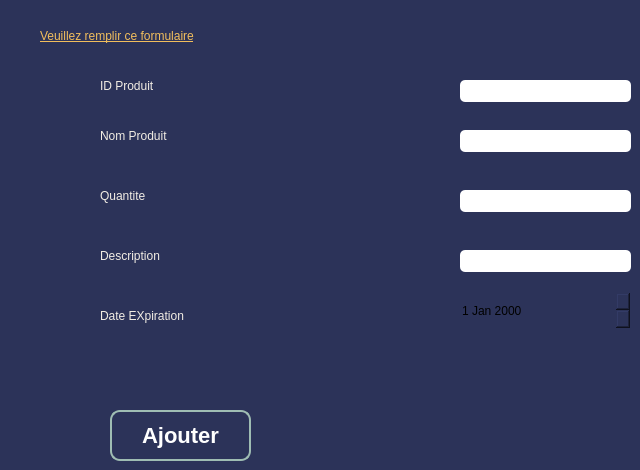
      <widget class="QWidget" name="tab_4">
       <property name="styleSheet">
        <string notr="true">background-color: rgb(44, 51, 89);
border-radius: 10px;
</string>
       </property>
       <attribute name="title">
        <string>Ajouter</string>
       </attribute>
       <widget class="QLineEdit" name="le_description_produit">
        <property name="geometry">
         <rect>
          <x>460</x>
          <y>250</y>
          <width>171</width>
          <height>22</height>
         </rect>
        </property>
        <property name="styleSheet">
         <string notr="true">QLineEdit{
    background-color: white;
    box-shadow: 2px 0.5px 5px 1px inset black;
    border-radius: 5px;
    width: 70%;
    padding-right: 10px;
    padding-left: 10px;
    text-align: left;
    color: #000;
    font-size:inherit;
    font-family: Arial, Helvetica, sans-serif;  
    font-weight:normal;
    font-variant:normal;
}
QLineEdit::hover{  color: black ;
background-color:orange;}
QLineEdit::focus{  color: black ;
background-color:white;}</string>
        </property>
       </widget>
       <widget class="QLineEdit" name="le_nom_produit">
        <property name="geometry">
         <rect>
          <x>460</x>
          <y>130</y>
          <width>171</width>
          <height>22</height>
         </rect>
        </property>
        <property name="styleSheet">
         <string notr="true">QLineEdit{
    background-color: white;
    box-shadow: 2px 0.5px 5px 1px inset black;
    border-radius: 5px;
    width: 70%;
    padding-right: 10px;
    padding-left: 10px;
    text-align: left;
    color: #000;
    font-size:inherit;
    font-family: Arial, Helvetica, sans-serif;  
    font-weight:normal;
    font-variant:normal;
}
QLineEdit::hover{  color: black ;
background-color:orange;}
QLineEdit::focus{  color: black ;
background-color:white;}</string>
        </property>
       </widget>
       <widget class="QLabel" name="label_17">
        <property name="geometry">
         <rect>
          <x>100</x>
          <y>180</y>
          <width>191</width>
          <height>31</height>
         </rect>
        </property>
        <property name="styleSheet">
         <string notr="true">font:  75 24pt &quot;Times New Roman&quot;;
color: rgb(242, 237, 228);</string>
        </property>
        <property name="text">
         <string>Quantite</string>
        </property>
       </widget>
       <widget class="QLabel" name="label_18">
        <property name="geometry">
         <rect>
          <x>100</x>
          <y>70</y>
          <width>181</width>
          <height>31</height>
         </rect>
        </property>
        <property name="styleSheet">
         <string notr="true">font:  75 24pt &quot;Times New Roman&quot;;
color: rgb(242, 237, 228);</string>
        </property>
        <property name="text">
         <string>ID Produit</string>
        </property>
       </widget>
       <widget class="QLabel" name="label_19">
        <property name="geometry">
         <rect>
          <x>100</x>
          <y>110</y>
          <width>211</width>
          <height>51</height>
         </rect>
        </property>
        <property name="styleSheet">
         <string notr="true">font:  75 24pt &quot;Times New Roman&quot;;
color: rgb(242, 237, 228);</string>
        </property>
        <property name="text">
         <string>Nom Produit</string>
        </property>
       </widget>
       <widget class="QLineEdit" name="le_quant_produit">
        <property name="geometry">
         <rect>
          <x>460</x>
          <y>190</y>
          <width>171</width>
          <height>22</height>
         </rect>
        </property>
        <property name="styleSheet">
         <string notr="true">QLineEdit{
    background-color: white;
    box-shadow: 2px 0.5px 5px 1px inset black;
    border-radius: 5px;
    width: 70%;
    padding-right: 10px;
    padding-left: 10px;
    text-align: left;
    color: #000;
    font-size:inherit;
    font-family: Arial, Helvetica, sans-serif;  
    font-weight:normal;
    font-variant:normal;
}
QLineEdit::hover{  color: black ;
background-color:orange;}
QLineEdit::focus{  color: black ;
background-color:white;}</string>
        </property>
       </widget>
       <widget class="QLabel" name="label_20">
        <property name="geometry">
         <rect>
          <x>100</x>
          <y>240</y>
          <width>191</width>
          <height>31</height>
         </rect>
        </property>
        <property name="styleSheet">
         <string notr="true">font:  75 24pt &quot;Times New Roman&quot;;
color: rgb(242, 237, 228);</string>
        </property>
        <property name="text">
         <string>Description</string>
        </property>
       </widget>
       <widget class="QLabel" name="label_21">
        <property name="geometry">
         <rect>
          <x>100</x>
          <y>300</y>
          <width>271</width>
          <height>31</height>
         </rect>
        </property>
        <property name="styleSheet">
         <string notr="true">font:  75 24pt &quot;Times New Roman&quot;;
color: rgb(242, 237, 228);</string>
        </property>
        <property name="text">
         <string>Date EXpiration</string>
        </property>
       </widget>
       <widget class="QLineEdit" name="le_id_produit">
        <property name="geometry">
         <rect>
          <x>460</x>
          <y>80</y>
          <width>171</width>
          <height>22</height>
         </rect>
        </property>
        <property name="styleSheet">
         <string notr="true">QLineEdit{
    background-color: white;
    box-shadow: 2px 0.5px 5px 1px inset black;
    border-radius: 5px;
    width: 70%;
    padding-right: 10px;
    padding-left: 10px;
    text-align: left;
    color: #000;
    font-size:inherit;
    font-family: Arial, Helvetica, sans-serif;  
    font-weight:normal;
    font-variant:normal;
}
QLineEdit::hover{  color: black ;
background-color:orange;}
QLineEdit::focus{  color: black ;
background-color:white;}</string>
        </property>
        <property name="text">
         <string/>
        </property>
       </widget>
       <widget class="QDateEdit" name="dateEdit_produit">
        <property name="geometry">
         <rect>
          <x>460</x>
          <y>290</y>
          <width>171</width>
          <height>41</height>
         </rect>
        </property>
       </widget>
       <widget class="QPushButton" name="pb_ajouter_produit">
        <property name="geometry">
         <rect>
          <x>110</x>
          <y>410</y>
          <width>141</width>
          <height>51</height>
         </rect>
        </property>
        <property name="styleSheet">
         <string notr="true">/*-----QPushButton-----*/
QPushButton
{
	background-color: qlineargradient(spread:pad, x1:0, y1:0.511, x2:1, y2:0.511, stop:0 
#92bf91
,stop:0.995192 rgba(0,0,0,0));



	color: #ffffff;
	font-size: 22px;
	font-weight: bold;
	border: 2px solid #9fbdb3;
	border-radius:10px;
	padding: 5px;
	

}

QPushButton::hover
{
background-color: qlineargradient(spread:pad, x1:0, y1:0.511, x2:1, y2:0.511, stop:0 rgba(0, 180, 150, 220),stop:1 rgba(50, 220, 200, 220));

	color: #2C3359; 

}
QPushButton::pressed
{background-color: qlineargradient(stop:0 rgba(0, 207, 179, 255),stop:1 rgba(70, 255, 230, 255));

	color: #2C3359; 

}</string>
        </property>
        <property name="text">
         <string>Ajouter</string>
        </property>
       </widget>
       <widget class="QLabel" name="label_47">
        <property name="geometry">
         <rect>
          <x>40</x>
          <y>20</y>
          <width>471</width>
          <height>31</height>
         </rect>
        </property>
        <property name="styleSheet">
         <string notr="true">font:  75 24pt &quot;Times New Roman&quot;;
font: 11pt &quot;MS Shell Dlg 2&quot;;
font: 14pt &quot;MS Shell Dlg 2&quot;;
color: rgb(242, 190, 92);
text-decoration: underline;</string>
        </property>
        <property name="text">
         <string>Veuillez remplir ce formulaire</string>
        </property>
       </widget>
      </widget>
